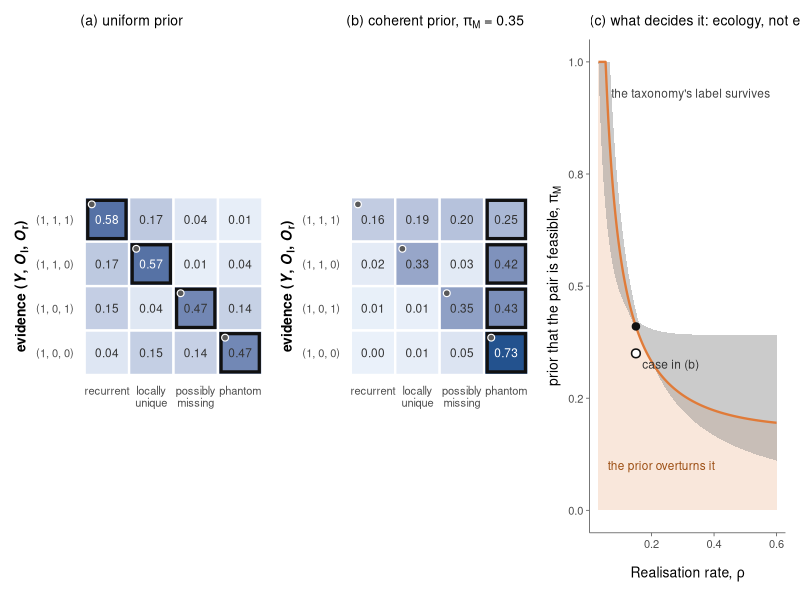
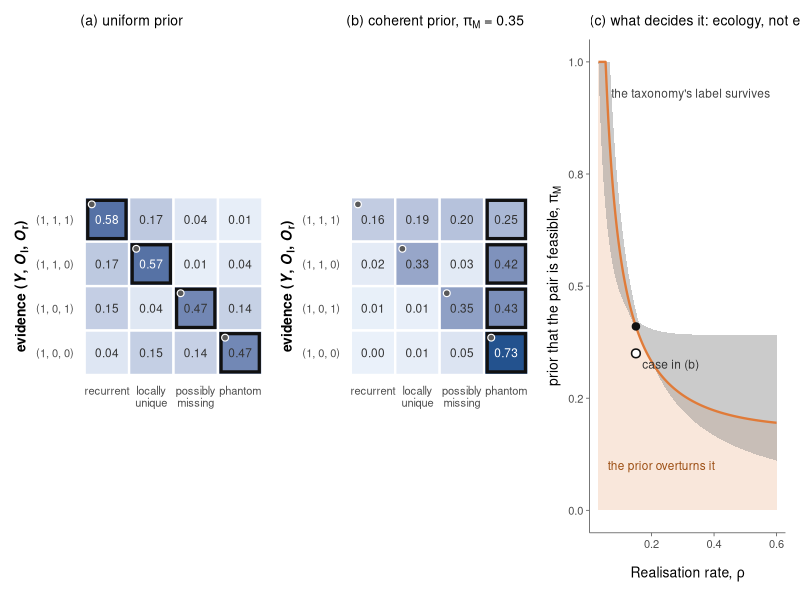

Recreate these plots in R, in order.
## ---------------------------------------------------------------------------
## Main-text figure (fig:posterior_map): what the Bayesian reading adds to the
## deterministic taxonomy, without any appeal to accumulating replicates.
##   (a) posterior over categories for each evidence pattern, uniform prior
##   (b) the same under an informative prior; the maximum moves off the
##       deterministic cell for two of the four patterns
##   (c) how much prior scepticism is needed to move it, as a function of R
## Directional rates of the SI (Eq. erep) with R = 5 replicates.
## Only the four categories in which the model is right are shown; with
## pi_Y = 1/2 they hold exactly 1 - eps_Y = 80% of the posterior throughout.
## ---------------------------------------------------------------------------

library(ggplot2)
library(patchwork)

## Figures are written to Bayesian_framework/bayesian_figures. Resolved here so
## the script works whether it is run from the project root or from inside
## Bayesian_framework/, and the folder is created if it is missing.
fig_dir <- if (dir.exists("Bayesian_framework"))
             file.path("Bayesian_framework", "bayesian_figures") else "bayesian_figures"
dir.create(fig_dir, recursive = TRUE, showWarnings = FALSE)

eY <- 0.20; el <- 0.30; f <- 0.05; rho <- 0.15
R0 <- 5                                   # replicates in (a) and (b)
piM  <- 0.35                              # prior that the pair is feasible anywhere
## coherence (Eq. prior_ratio): pi_l and pi_r are not free, both follow from piM
pi_l <- piM * rho
pi_r <- piM * (1 - (1 - rho)^R0)          # pi_Y stays 1/2

p1    <- rho * (1 - el)
epsP  <- function(R) ((1 - p1)^R - (1 - rho)^R) / (1 - (1 - rho)^R)
epsM  <- function(R) 1 - (1 - f)^R

sig <- rbind(c(1,1,1), c(1,1,0), c(1,0,1), c(1,0,0),
             c(0,1,1), c(0,1,0), c(0,0,1), c(0,0,0))
nm  <- c("recurrent", "locally\nunique", "possibly\nmissing", "phantom",
         "model-\nelusive", "weakly\nsupported", "locally\nabsent",
         "possibly\nforbidden")

lik <- function(E, R) sapply(1:8, function(i) {
  fy <- if (E[1] == sig[i,1]) 1 - eY else eY
  fl <- if (sig[i,2] == 1) (if (E[2] == 1) 1 - el else el)
        else               (if (E[2] == 0) 1 - f  else f)
  fr <- if (sig[i,3] == 1) (if (E[3] == 1) 1 - epsP(R) else epsP(R))
        else               (if (E[3] == 1) epsM(R)     else 1 - epsM(R))
  fy * fl * fr
})
prior <- function(pY, pl, pr) {
  v <- c(pY, pl, pr)
  sapply(1:8, function(i) prod(v^sig[i,] * (1 - v)^(1 - sig[i,])))
}
post <- function(E, pri, R = R0) { L <- lik(E, R) * pri; L / sum(L) }

## ---- the 4 x 4 grids --------------------------------------------------------
rows <- 1:4                                  # evidence patterns with Y = 1
cols <- 1:4                                  # categories with z_Y = 1
ev_lab <- apply(sig[rows, ], 1, function(z) sprintf("(%d, %d, %d)", z[1], z[2], z[3]))

grid_for <- function(pri) {
  do.call(rbind, lapply(rows, function(i) {
    p <- post(sig[i, ], pri)
    data.frame(ev = ev_lab[i], cat = nm[cols], p = p[cols],
               deterministic = cols == i,
               map = cols == which.max(p), stringsAsFactors = FALSE)
  }))
}
g_uni <- grid_for(prior(0.5, 0.5, 0.5))
g_inf <- grid_for(prior(0.5, pi_l, pi_r))

lvl_ev  <- rev(ev_lab)                       # first pattern at the top
lvl_cat <- nm[cols]
fix <- function(d) { d$ev <- factor(d$ev, levels = lvl_ev)
                     d$cat <- factor(d$cat, levels = lvl_cat); d }
g_uni <- fix(g_uni); g_inf <- fix(g_inf)

heat <- function(d, ttl) {
  ggplot(d, aes(cat, ev)) +
    geom_tile(aes(fill = p), colour = "white", linewidth = 0.8) +
    geom_tile(data = subset(d, map), fill = NA, colour = "#111111",
              linewidth = 1.1, width = 0.86, height = 0.86) +
    geom_point(data = subset(d, deterministic), shape = 21, size = 1.9,
               stroke = 0.6, fill = "grey35", colour = "white",
               position = position_nudge(x = -0.34, y = 0.34)) +
    geom_text(aes(label = sprintf("%.2f", p),
                  colour = p > 0.50), size = 3, show.legend = FALSE) +
    scale_colour_manual(values = c(`TRUE` = "white", `FALSE` = "grey20")) +
    scale_fill_gradient(low = "#EAF1FA", high = "#1B4F8C",
                        limits = c(0, 0.75), name = "posterior") +
    labs(title = ttl, x = NULL, y = expression(bold("evidence ") *
         bold("(") * bolditalic(Y) * bold(", ") * bolditalic(O)[bold(l)] *
         bold(", ") * bolditalic(O)[bold(r)] * bold(")"))) +
    coord_fixed() +
    theme_classic(base_size = 10) +
    theme(axis.line = element_blank(), axis.ticks = element_blank(),
          plot.title = element_text(size = 10, hjust = 0),
          legend.position = "none")
}

pa <- heat(g_uni, "(a) uniform prior")
pb <- heat(g_inf, bquote("(b) coherent prior, " * pi[M] ~ "=" ~ .(piM)))

## ---- (c) what governs whether the label survives ---------------------------
## Flip iff piM < T(R, rho). Using 1-eps_r+ = [1-(1-p1)^R]/A with A = 1-(1-rho)^R,
## the factor A cancels, leaving a boundary that depends on rho strongly and on R
## only weakly.
Tfun <- function(R, r) {
  pp <- r * (1 - el); A <- 1 - (1 - r)^R
  B  <- (1 - (1 - f)^R) / (1 - (1 - pp)^R)
  B / (1 + A * B)
}
rgrid <- seq(0.03, 0.60, length.out = 400)
band  <- sapply(rgrid, function(r) range(sapply(1:20, Tfun, r = r)))
dc <- data.frame(rho = rgrid, mid = sapply(rgrid, Tfun, R = R0),
                 lo = pmin(band[1, ], 1), hi = pmin(band[2, ], 1))

pc <- ggplot(dc, aes(rho)) +
  geom_ribbon(aes(ymin = 0, ymax = pmin(mid, 1)), fill = "#E07B39", alpha = 0.18) +
  geom_ribbon(aes(ymin = lo, ymax = hi), fill = "grey55", alpha = 0.45) +
  geom_line(aes(y = pmin(mid, 1)), linewidth = 0.8, colour = "#E07B39") +
  annotate("point", x = rho, y = Tfun(R0, rho), size = 2.2, colour = "#111111") +
  annotate("point", x = rho, y = piM, shape = 21, size = 2.4, stroke = 0.8,
           fill = "white", colour = "#111111") +
  annotate("text", x = rho + 0.02, y = piM, label = "case in (b)", hjust = 0,
           vjust = 1.7, size = 3, colour = "grey20") +
  annotate("text", x = 0.58, y = 0.93, hjust = 1, size = 3, colour = "grey25",
           label = "the taxonomy's label survives") +
  annotate("text", x = 0.06, y = 0.10, hjust = 0, size = 3, colour = "#9C4E13",
           label = "the prior overturns it") +
  scale_y_continuous(limits = c(0, 1), labels = function(x) sprintf("%.1f", x)) +
  labs(title = "(c) what decides it: ecology, not effort",
       x = expression("Realisation rate, " * rho),
       y = expression("prior that the pair is feasible, " * pi[M])) +
  theme_classic(base_size = 10) +
  theme(plot.title = element_text(size = 10, hjust = 0),
        axis.line = element_line(colour = "grey40", linewidth = 0.3),
        axis.ticks = element_line(colour = "grey40", linewidth = 0.3))

fig <- pa + pb + pc + plot_layout(widths = c(1, 1, 1.05))

## ---- reported values --------------------------------------------------------
cat(sprintf("eps_r+(%d) = %.3f   eps_r-(%d) = %.3f\n", R0, epsP(R0), R0, epsM(R0)))
for (nmv in c("uniform", "informative")) {
  d <- if (nmv == "uniform") g_uni else g_inf
  cat("\n", nmv, "\n")
  for (e in ev_lab) {
    s <- subset(d, ev == e)
    cat(sprintf("  %s  %s | MAP %s %.3f | deterministic %.3f\n", e,
        paste(sprintf("%.3f", s$p), collapse = " "),
        gsub("\n", " ", as.character(s$cat[s$map])), s$p[s$map], s$p[s$deterministic]))
  }
}
cat("\nboundary piM at rho=0.15:", sprintf("R=%d %.3f", c(1,5,20), sapply(c(1,5,20), Tfun, r = rho)), "\n")

ggsave(file.path(fig_dir, "main_posterior_map.pdf"), fig, width = 11.0, height = 3.6)
ggsave(file.path(fig_dir, "main_posterior_map.png"), fig, width = 11.0, height = 3.6, dpi = 300)
